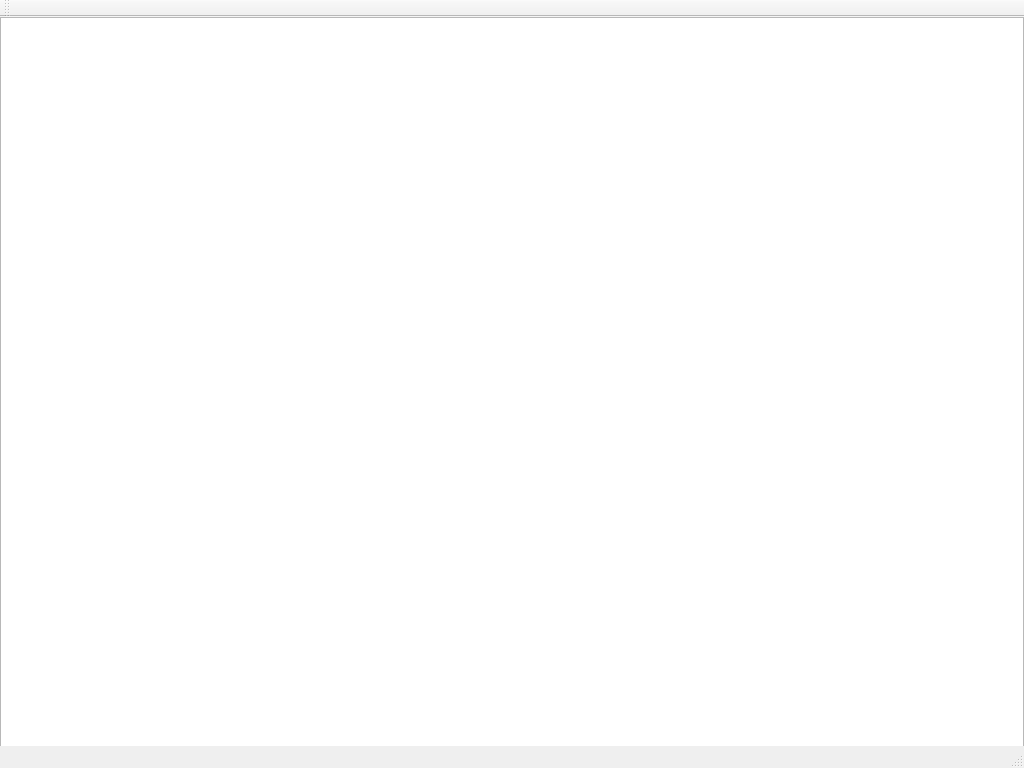
<?xml version="1.0" encoding="UTF-8"?>
<ui version="4.0">
 <class>MainWindow</class>
 <widget class="QMainWindow" name="MainWindow">
  <property name="geometry">
   <rect>
    <x>0</x>
    <y>0</y>
    <width>1024</width>
    <height>768</height>
   </rect>
  </property>
  <property name="windowTitle">
   <string>MainWindow</string>
  </property>
  <widget class="QWidget" name="centralWidget">
   <widget class="QGraphicsView" name="graphicsView">
    <property name="geometry">
     <rect>
      <x>0</x>
      <y>0</y>
      <width>1024</width>
      <height>768</height>
     </rect>
    </property>
   </widget>
   <widget class="QPushButton" name="cheat">
    <property name="geometry">
     <rect>
      <x>60</x>
      <y>350</y>
      <width>50</width>
      <height>50</height>
     </rect>
    </property>
    <property name="styleSheet">
     <string notr="true">border:n</string>
    </property>
    <property name="text">
     <string/>
    </property>
    <property name="icon">
     <iconset resource="source.qrc">
      <normaloff>:/new/prefix1/material/cheat.png</normaloff>:/new/prefix1/material/cheat.png</iconset>
    </property>
    <property name="iconSize">
     <size>
      <width>50</width>
      <height>50</height>
     </size>
    </property>
   </widget>
   <widget class="QPushButton" name="stop">
    <property name="geometry">
     <rect>
      <x>60</x>
      <y>250</y>
      <width>50</width>
      <height>50</height>
     </rect>
    </property>
    <property name="styleSheet">
     <string notr="true">border:n</string>
    </property>
    <property name="text">
     <string/>
    </property>
    <property name="icon">
     <iconset resource="source.qrc">
      <normaloff>:/new/prefix1/material/stop.png</normaloff>:/new/prefix1/material/stop.png</iconset>
    </property>
    <property name="iconSize">
     <size>
      <width>50</width>
      <height>50</height>
     </size>
    </property>
   </widget>
   <widget class="QPushButton" name="go">
    <property name="geometry">
     <rect>
      <x>60</x>
      <y>150</y>
      <width>50</width>
      <height>50</height>
     </rect>
    </property>
    <property name="styleSheet">
     <string notr="true">border:n</string>
    </property>
    <property name="text">
     <string/>
    </property>
    <property name="icon">
     <iconset resource="source.qrc">
      <normaloff>:/new/prefix1/material/go.png</normaloff>:/new/prefix1/material/go.png</iconset>
    </property>
    <property name="iconSize">
     <size>
      <width>50</width>
      <height>50</height>
     </size>
    </property>
   </widget>
  </widget>
  <widget class="QMenuBar" name="menuBar">
   <property name="geometry">
    <rect>
     <x>0</x>
     <y>0</y>
     <width>1024</width>
     <height>22</height>
    </rect>
   </property>
  </widget>
  <widget class="QToolBar" name="mainToolBar">
   <attribute name="toolBarArea">
    <enum>TopToolBarArea</enum>
   </attribute>
   <attribute name="toolBarBreak">
    <bool>false</bool>
   </attribute>
  </widget>
  <widget class="QStatusBar" name="statusBar"/>
 </widget>
 <layoutdefault spacing="6" margin="11"/>
 <resources>
  <include location="source.qrc"/>
 </resources>
 <connections/>
</ui>
